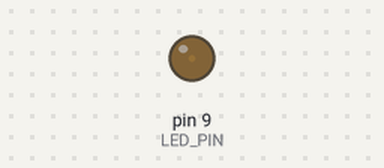
Simulated run of this sketch. Board: Arduino Uno, built with avr-gcc and run on an emulated ATmega328P. Shown: output pins drawn as LEDs (lit = HIGH).

Above: at 0.05 s.
At 1.15 s:
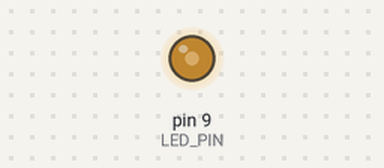
At 2.3 s:
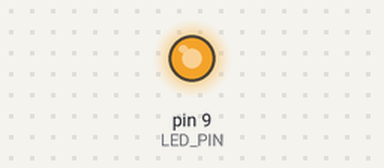
At 4.6 s:
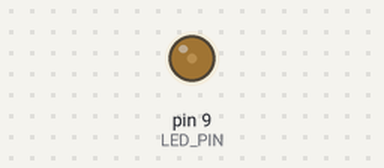
Timing chart, 0 to 6.7 s (numbered marks = the images above):
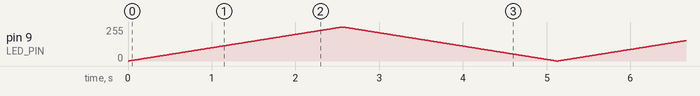

The sketch:

Class2LED.ino
```cpp
// Let's make the light variable. Connect the long lead ('+') to pin 9, and the short lead to a resistor (330ohm), and the resistor to ground.

// This first section is where you "define" some values
#define LED_PIN 9     //Our LED will be controlled by digital pin 9, which is a PWM pin (adjustable


// The setup routine runs once when you press reset. It's where you tell the board how to configure itself, among other things.
void setup() {
  // initialize the LED pin as an output. pinMode is a built-in command in the Arduino library
  pinMode(LED_PIN, OUTPUT);

}

// the loop routine runs over and over again forever:
void loop() {

  for (int i=0; i<=255; i=i+1) {     // Loop with "i" going from 0 to 255
    analogWrite(LED_PIN,i);          // Use "i" as the value for the LED
    delay(10);                       // Put a little delay in (10ms - 0.01 seconds)
  }
  for (int i=255; i>= 0; i=i-1) {     // Let's go the other direction
    analogWrite(LED_PIN,i);
    delay(10);
  }

}
```
